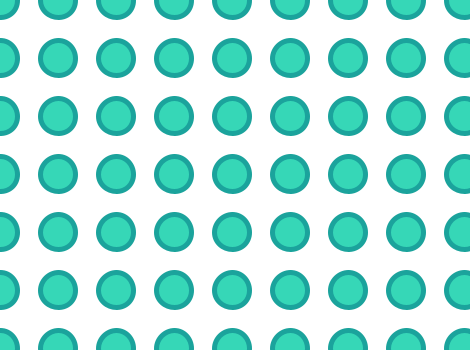
Frame 1 (no input)
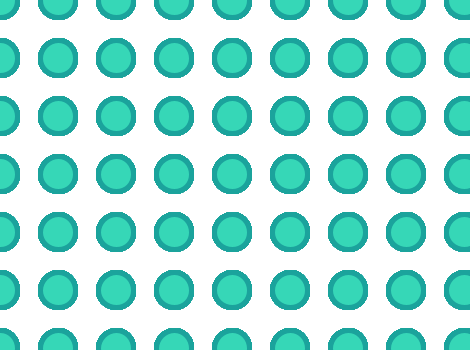
Frame 60 (the mouse pressed at the canvas centre just before this capture)
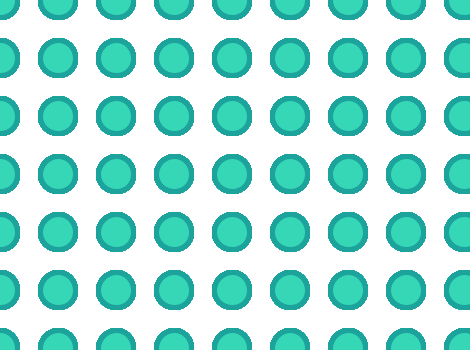
Frame 120 (the mouse held since frame 60 and released just before this capture)

The Processing sketch that drew these frames (run headless with seeded random() and noise(); from frame 60 on, the mouse is pressed at the canvas centre):

// Processing sketch: s04t00elenaerrazuriz
// ── s04t00elenaerrazuriz.pde
//Expresión Digital - Diseño Digital - UDD - 2016
// M. Elena Errázuriz
//s04t00elenaerrazuriz

/* Esta código muestra un canvas que sin importar sus medidas en x o y, tendrá nueve
 líneas verticales por siete líneas horizontales de figuras, que adaptan su tamaño 
 dependiando del tamaño de la grilla*/
 
 int a;                                             //Declarar variable a, para el tamaño de la figura

void setup(){
  
size(470, 350);                                     //Tamaño del canvas
background(255);                                    //Fondo blanco


if (width >= height) {                              //Iniciar condiciones de uso de 'a'
  a = height/10;                                    //Primer resultado para la condición
} else {
  a = width/10;                                     //Si no, que ocurra esta otra acción
 }
}


void draw(){
  
for (int x = 0; x <= width; x += width/8) {         //Determinar las 9 figuras en el eje x
  for (int y = 0; y <= height; y += height/6) {     //Determinar las 7 figuras en el eje y

    fill(54, 215, 183);                             //Relleno de figura turquesa
    stroke(27, 163, 156);                           //Color de la línes sea green
    strokeWeight(5);                                //Tamaño de la línea, 5 px
    ellipse(x, y, a, a);                            //La orden de dibujar círculos de 30 px de diámetro
  }
 }
}
